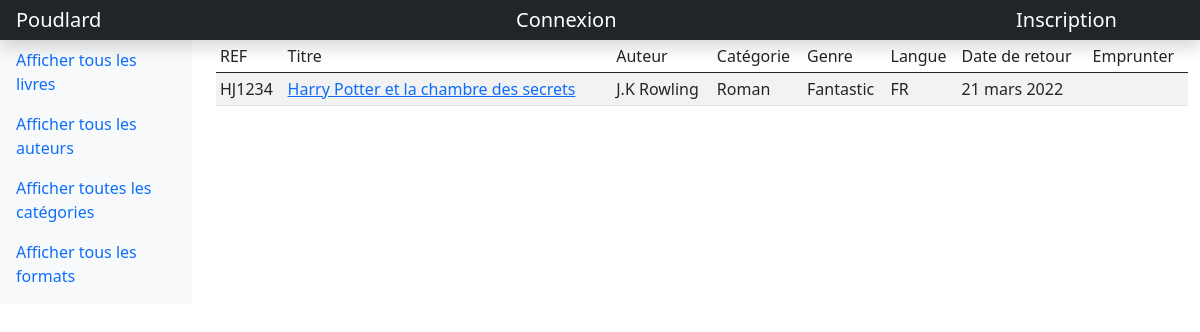
/browse/, run on an earlier commit of the app's database.
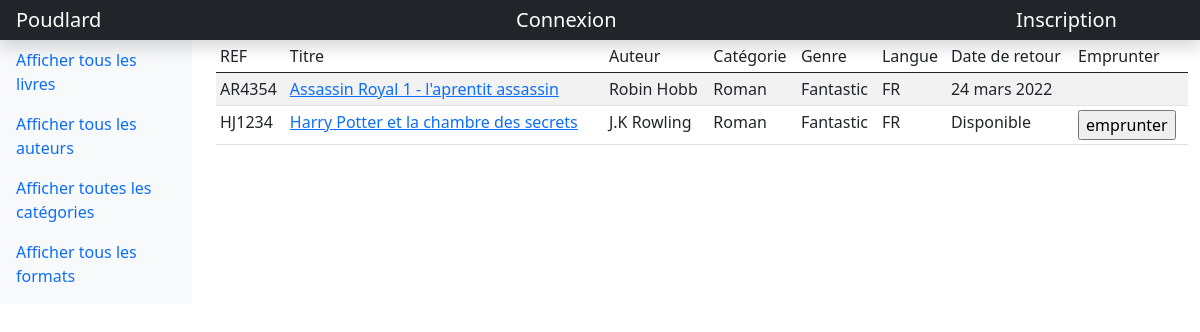
And on a later commit of the database.
### browse/models.py (models this page shows, shortened)
class Books(models.Model):
    book_id = models.AutoField(primary_key=True)
    title = models.CharField(max_length=200)
    is_borrowed = models.BooleanField(default=False)
    return_date = models.DateField(blank=True, null=True)
    ref = models.CharField(max_length=6, blank=True, null=True)
    image = models.CharField(blank=True, null=True, max_length=500)
    desc = models.TextField(max_length=10000, blank=True, null=True)
    author = models.ForeignKey(Author, on_delete=models.CASCADE)
    format = models.ForeignKey(Format, on_delete=models.CASCADE)
    language = models.ForeignKey(Language, on_delete=models.CASCADE)
    category = models.ForeignKey(Category, on_delete=models.CASCADE)
    borrowuser = models.ManyToManyField(User, blank=True, null=True)

class Author(models.Model):
    author_id = models.AutoField(primary_key=True)
    name = models.CharField(blank=True, null=True, max_length=20)
    firstname = models.CharField(max_length=20)
    def __str__(self):
        if self.name:
            chaine = str(self.firstname) + " " + str(self.name)
            return chaine
        return self.firstname

class Format(models.Model):
    format_id = models.AutoField(primary_key=True)
    name = models.CharField(max_length=10)
    def __str__(self):
        return self.name

class Category(models.Model):
    category_id = models.AutoField(primary_key=True)
    name = models.CharField(max_length=20)
    def __str__(self):
        return self.name

class Language(models.Model):
    language_id = models.AutoField(primary_key=True)
    name = models.CharField(max_length=3)
    def __str__(self):
        return self.name

### browse/views.py (the view)
# urls.py: path('', views.index, name="index"),
def index(request):
    all_books = Books.objects.order_by('title')
    template = loader.get_template('browse/index.html')
    context = {'all_books':all_books}
    return HttpResponse(template.render(context,request))

### browse/templates/browse/index.html (shortened to what this page needs)
<!DOCTYPE html>
<html lang="fr">
{% load static %}
{% load i18n %}
<head>
    <link href="{% static 'browse/assets/dist/css/bootstrap.min.css' %}" rel="stylesheet">
</head>
<body>
<header class="navbar navbar-dark sticky-top bg-dark flex-md-nowrap p-0 shadow">
    {% block topbar %}
    <a class="navbar-brand col-md-3 col-lg-2 me-0 px-3" href="{% url 'browse:index' %}">Poudlard</a>
    {% if request.user.is_authenticated %}
    <a class="navbar-brand col-md-3 col-lg-2 me-0 px-3" href="{% url 'browse:profile' %}">Profile</a>
    <a class="navbar-brand col-md-3 col-lg-2 me-0 px-3" href="{% url 'browse:logout' %}">Déconnexion</a>
    {% else %}
    <a class="navbar-brand col-md-3 col-lg-2 me-0 px-3" href="{% url 'browse:login' %}">Connexion</a>
    <a class="navbar-brand col-md-3 col-lg-2 me-0 px-3" href="{% url 'browse:register' %}">Inscription</a>
    {% endif %}
    {% endblock %}
</header>
<div class="row">
    <nav id="sidebarMenu" class="col-md-3 col-lg-2 d-md-block bg-light sidebar collapse">
        {% block sidebar %}
        <ul class="nav flex-column mb-2">
            <li class="nav-item"><a class="nav-link" href="{% url 'browse:index' %}">Afficher tous les livres</a></li>
            <li class="nav-item"><a class="nav-link" href="{% url 'browse:authors' %}">Afficher tous les auteurs</a></li>
            <li class="nav-item"><a class="nav-link" href="{% url 'browse:categories' %}">Afficher toutes les catégories</a></li>
            <li class="nav-item"><a class="nav-link" href="{% url 'browse:formats' %}">Afficher tous les formats</a></li>
        </ul>
        {% endblock %}
    </nav>
    <main class="col-md-9 ms-sm-auto col-lg-10 px-md-4" id="centre">
        {% block content %}
            <div class="table-responsive">
                <table class="table table-striped table-sm">
                    <thead>
                        <td>REF</td>
                        <td>Titre</td>
                        <td>Auteur</td>
                        <td>Catégorie</td>
                        <td>Genre</td>
                        <td>Langue</td>
                        <td>Date de retour</td>
                        <td>Emprunter</td>
                    </thead>
                    {% for book in all_books %}
                    <tr>
                        <td>{{book.ref}}</td>
                        <td><a href="/browse/books/{{ book.book_id }}/">{{book.title}}</a></td>
                        <td>{{book.author}}</td>
                        <td>{{book.format}}</td>
                        <td>{{book.category}}</td>
                        <td>{{book.language}}</td>
                        {% if book.is_borrowed == False %}
                            <td>Disponible</td>
                        {% else %}
                            {% language 'fr' %}
                            <td>{{ book.return_date |date:'d F Y'}}</td>
                            {% endlanguage %}
                        {% endif %}
                        <td>
                            {% if book.is_borrowed == False %}
                                <form id="borrow" action="{% url 'browse:borrow' book.book_id %}">
                                    <input type="submit" value="emprunter">
                                </form>
                            {% endif %}
                        </td>
                    </tr>
                    {% endfor %}
                </table>
            </div>
        {% endblock %}
        </main>
    </div>
</body>

What changed in the data, as far as the page shows it:
added Books: ref "AR4354", title "Assassin Royal 1 - l'aprentit assassin", author "Robin Hobb", format "Roman", category "Fantastic", language "FR", return_date "24 mars 2022"
changed Books "HJ1234": is_borrowed True → False (drawn); value (not shown) → "emprunter"; return_date "21 mars 2022" → (not shown)
